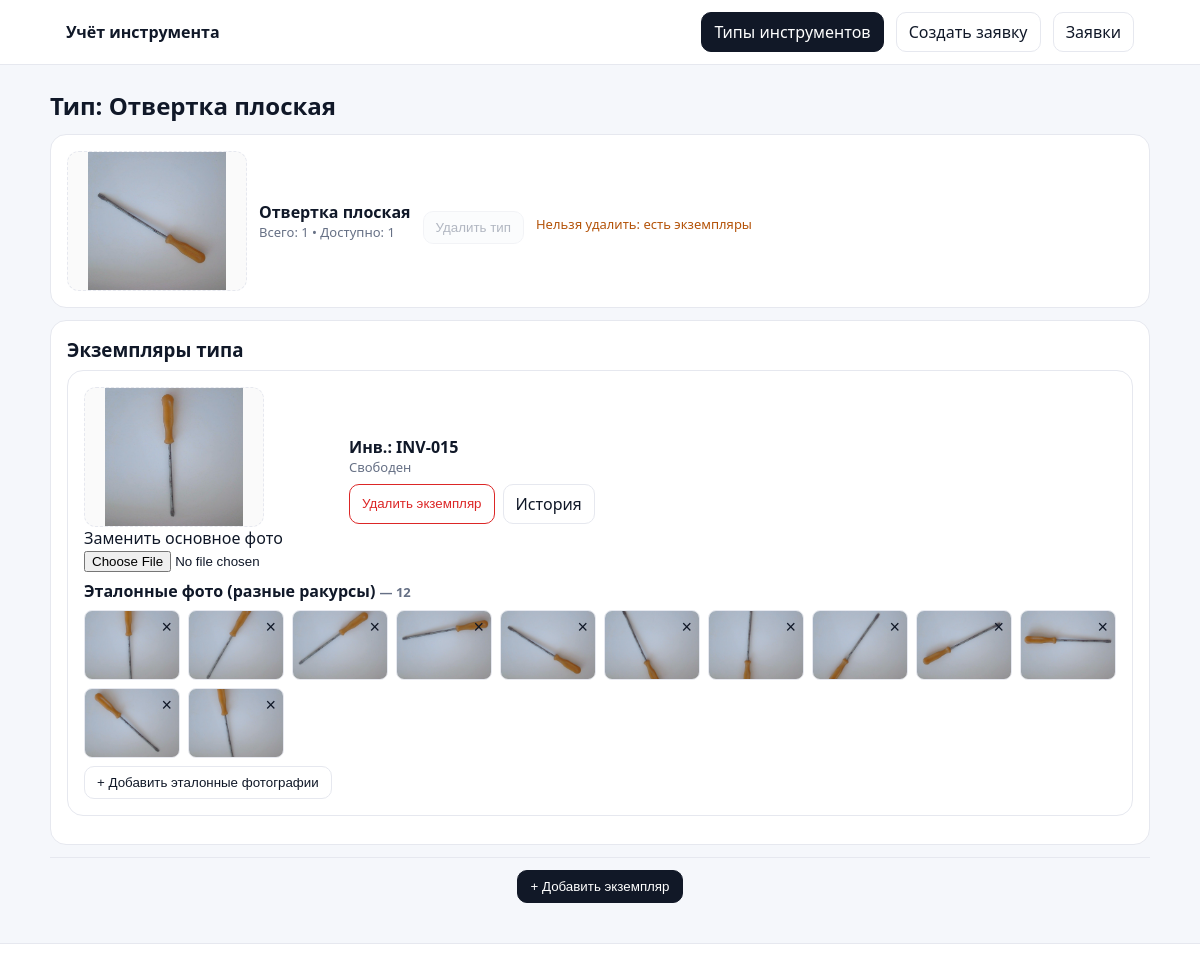
The page /types/15/edit on the database its author committed.
### app.py (models this page shows)
class ToolType(db.Model):
    __tablename__ = 'tool_type'
    id = db.Column(db.Integer, primary_key=True)
    name = db.Column(db.String(160), nullable=False)
    photo_filename = db.Column(db.String(255), nullable=False)
    items = db.relationship('ToolItem', backref='type', cascade='all, delete-orphan')
    def photo_url(self):
        return url_for('uploaded_file', folder='types', filename=self.photo_filename) if self.photo_filename else None
    @property
    def total_count(self):
        return len(self.items)
    @property
    def available_count(self):
        return len([i for i in self.items if not i.is_blocked])

class ToolItem(db.Model):
    __tablename__ = 'tool_item'
    id = db.Column(db.Integer, primary_key=True)
    type_id = db.Column(db.Integer, db.ForeignKey('tool_type.id'), nullable=False)
    inv = db.Column(db.String(64), nullable=False, unique=True)
    photo_filename = db.Column(db.String(255), nullable=False)
    is_blocked = db.Column(db.Boolean, default=False)
    ref_photos = db.relationship('ToolItemRefPhoto', backref='tool_item', cascade='all, delete-orphan')
    def photo_url(self):
        return url_for('uploaded_file', folder='items', filename=self.photo_filename) if self.photo_filename else None

class ToolItemRefPhoto(db.Model):
    __tablename__ = 'tool_item_ref_photo'
    id = db.Column(db.Integer, primary_key=True)
    item_id = db.Column(db.Integer, db.ForeignKey('tool_item.id'), nullable=False)
    filename = db.Column(db.String(255), nullable=False)
    item = db.relationship('ToolItem')

### app.py (the view, shortened to what this page needs)
@app.route('/types/<int:type_id>/edit', methods=['GET', 'POST'])
def type_edit(type_id):
    t = ToolType.query.get_or_404(type_id)
    return render_template('edit_type.html', t=t)

### app.py (called while the page is built)
def seed_example_if_empty():
    if ToolType.query.count() > 0:
        return

@app.before_request
def init_db():
    db.create_all()
    seed_example_if_empty()

### templates/edit_type.html (shortened to what this page needs)
{% extends 'base.html' %}
{% block content %}
<h2>Тип: {{ t.name }}</h2>
<div class="card">
  <div class="tool">
    <div class="thumb big"><img src="{{ t.photo_url() }}" alt="{{ t.name }}"></div>
  <div class="tool-info">
    <div class="title">{{ t.name }}</div>
    <div class="muted">Всего: {{ t.total_count }} • Доступно: {{ t.available_count }}</div>
  </div>
  <div class="actions">
    <button class="btn btn-danger"
            type="submit"
            form="delete_type_form"
            {% if t.items|length > 0 %}disabled{% endif %}
            onclick="return confirm('Удалить этот тип?');">
      Удалить тип
    </button>
  </div>
  {% if t.items|length > 0 %}
    <div class="warn-note" style="margin-top:6px">Нельзя удалить: есть экземпляры</div>
  {% endif %}
  </div>
</div>
<div class="card">
  <h3>Экземпляры типа</h3>
  <div class="grid-list onecol">
    {% for it in t.items %}
    <div class="card">
        <div class="tool tool-split">
          <div class="media-col">
            <div class="thumb big"><img src="{{ it.photo_url() }}" alt="{{ it.inv }}"></div>
            <form method="post" enctype="multipart/form-data" class="replace-form">
              <label>Заменить основное фото</label>
              <div class="file-field">
                <input type="file" name="photo" accept="image/*"
                       onchange="this.form.submit()">
              </div>
            </form>
          </div>
          <div class="tool-info">
            <div class="title">Инв.: {{ it.inv }}</div>
            <div class="{{ 'text-warn' if it.is_blocked else 'muted' }}">
              {{ 'Заблокирован (в заявке)' if it.is_blocked else 'Свободен' }}
            </div>
            <div class="actions" style="margin-top:8px">
              <button class="btn btn-danger" type="submit" form="delete_item_form_{{ it.id }}"
                      onclick="return confirm('Удалить экземпляр {{ it.inv }}?');">Удалить экземпляр</button>
              <a class="btn" href="{{ url_for('item_history', item_id=it.id) }}">История</a>
            </div>
          </div>
        </div>
      <div class="subtitle" style="margin-top:8px">
        Эталонные фото (разные ракурсы) <span class="muted">— {{ it.ref_photos|length }}</span>
      </div>
      {% if it.ref_photos|length == 0 %}
        <div class="muted">Эталонных фото пока нет — добавьте ниже.</div>
      {% else %}
      <div class="ref-thumbs">
        {% for ref in it.ref_photos %}
          <div class="ref-thumb">
            <a href="{{ url_for('uploaded_file', folder='items', filename=ref.filename) }}" target="_blank" title="Открыть оригинал">
              <img src="{{ url_for('uploaded_file', folder='items', filename=ref.filename) }}" alt="ref {{ loop.index }}">
            </a>
            <form class="thumb-remove-form" method="post"
                  action="{{ url_for('delete_item_ref', item_id=it.id, ref_id=ref.id) }}"
                  onsubmit="return confirm('Удалить эталон?');">
              <button class="thumb-remove" type="submit" {% if it.is_blocked %}disabled{% endif %}>×</button>
            </form>
          </div>
        {% endfor %}
      </div>
      {% endif %}
      <div class="actions" style="justify-content:flex-start;margin-top:8px">
        <button class="btn btn-outline" type="button"
                onclick="openRefModal('{{ it.id }}')"
                {% if it.is_blocked %}disabled{% endif %}>
          + Добавить эталонные фотографии
        </button>
      </div>
    </div>
    {% endfor %}
  </div>
</div>
<hr style="margin:12px 0;border:none;border-top:1px solid #e6e8ef">
<div class="actions" style="justify-content:center">
  <button class="btn btn-primary" type="button" onclick="openAddItemModal()">+ Добавить экземпляр</button>
</div>
{% endblock %}

### static/styles.css (style rules this page uses)
:root { --bg:#f5f7fb; --card:#fff; --border:#e6e8ef; --text:#101828; --muted:#667085; --ok:#16a34a; --warn:#b45309; --danger:#dc2626 }
* { box-sizing:border-box }
body { margin:0; font-family:system-ui,-apple-system,Segoe UI,Roboto,Ubuntu,'Helvetica Neue',Arial,sans-serif; color:var(--text); background:var(--bg) }
h2 { margin:8px 0 12px 0 }
h3 { margin:0 0 8px 0 }
.subtitle { font-weight:600;margin-bottom:8px }
.muted { color:var(--muted);font-size:13px }
.btn { display:inline-block;padding:8px 12px;border-radius:10px;border:1px solid var(--border); text-decoration:none;color:var(--text);background:#fff;cursor:pointer;transition:all .15s }
.btn-primary { background:#111827;color:#fff;border-color:#111827 }
.btn-outline { background:#fff }
.btn-danger { border-color:var(--danger);color:var(--danger) }
.card { background:var(--card); border:1px solid var(--border); border-radius:16px; padding:16px; margin-bottom:12px; overflow:visible; }
.grid-list { display:grid;grid-template-columns:repeat(auto-fill,minmax(260px,1fr));gap:12px }
.grid-list.onecol { grid-template-columns:1fr }
.actions { display:flex;justify-content:flex-end;gap:8px;margin-top:12px }
.tool { display:flex;gap:12px;align-items:center }
.thumb { width:140px;height:110px;border:1px dashed var(--border);border-radius:12px; display:flex;align-items:center;justify-content:center;overflow:hidden;background:#fafafa }
.thumb.big { width:180px;height:140px }
.thumb img { width:100%;height:100%;object-fit:contain }
.tool-info .title { font-weight:600 }
.file-field { display:block;width:100%;max-width:100% }
.ref-thumbs { display:grid; grid-template-columns:repeat(auto-fill,minmax(90px,1fr)); gap:8px; margin-top:8px }
.ref-thumbs img { width:100%; height:70px; object-fit:cover; border-radius:8px; border:1px solid var(--border) }
.ref-thumb { position:relative; }
.ref-thumb img { display:block; }
.thumb-remove-form { position:absolute; top:2px; right:2px; }
.thumb-remove { appearance:none; -webkit-appearance:none; background:transparent; border:none; padding:0; margin:0; color:#0b0b0b; font-size:18px; line-height:1; cursor:pointer; }
.btn:disabled, .btn[disabled], button.btn:disabled, .btn.disabled, .btn[aria-disabled="true"] { opacity:.5; color:var(--muted); background:#f8fafc; border-color:var(--border); cursor:not-allowed; pointer-events:none; box-shadow:none; }
.btn-danger:disabled, .btn-danger[disabled] { background:#fecaca; border-color:#fecaca; color:#7f1d1d; }
.thumb-remove { position:absolute; top:6px; right:6px; background:none; border:none; padding:0; margin:0; font-size:18px; line-height:1; color:#111827; cursor:pointer; }
.warn-note { color: var(--warn); font-size: 13px; }

### rows shown on the page
ToolType: name "Отвертка плоская", photo_url (picture)
ToolItem: available_count "1", photo_url (picture), inv "INV-015", is_blocked "Свободен", ref_photos|length "12"
ToolItemRefPhoto: filename (picture)
ToolItemRefPhoto: filename (picture)
ToolItemRefPhoto: filename (picture)
ToolItemRefPhoto: filename (picture)
ToolItemRefPhoto: filename (picture)
ToolItemRefPhoto: filename (picture)
ToolItemRefPhoto: filename (picture)
ToolItemRefPhoto: filename (picture)
ToolItemRefPhoto: filename (picture)
ToolItemRefPhoto: filename (picture)
ToolItemRefPhoto: filename (picture)
ToolItemRefPhoto: filename (picture)

### other values the page prints
{{ t.total_count }} "1"
